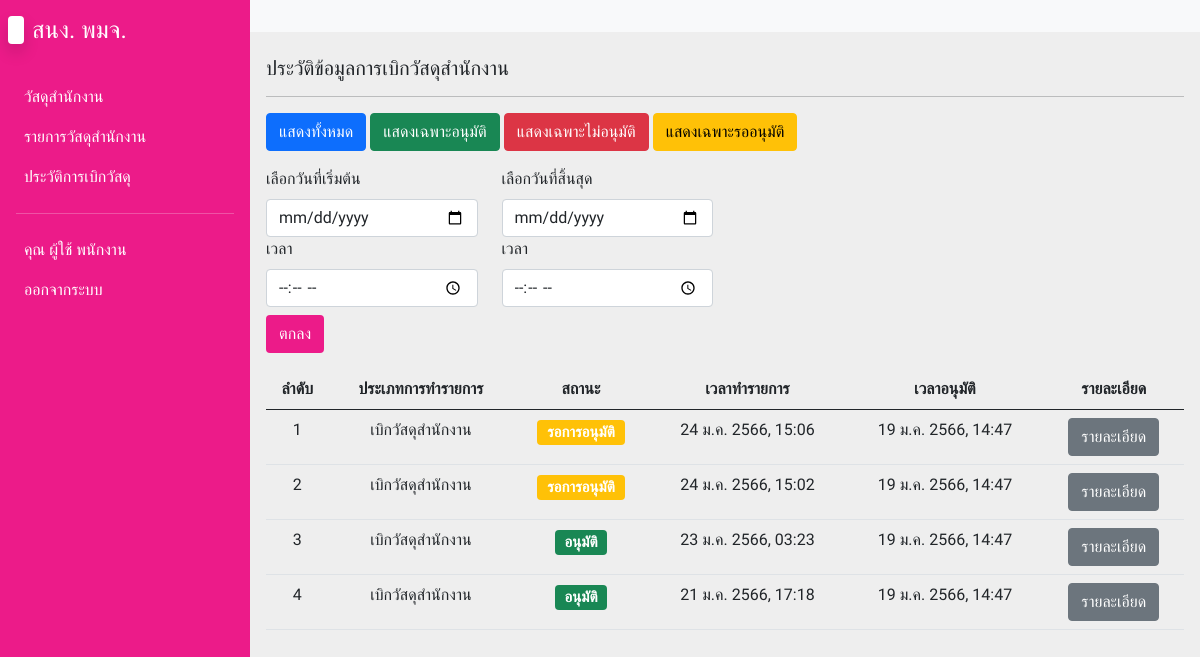
Before: /history.php (signed in) with the older database file.
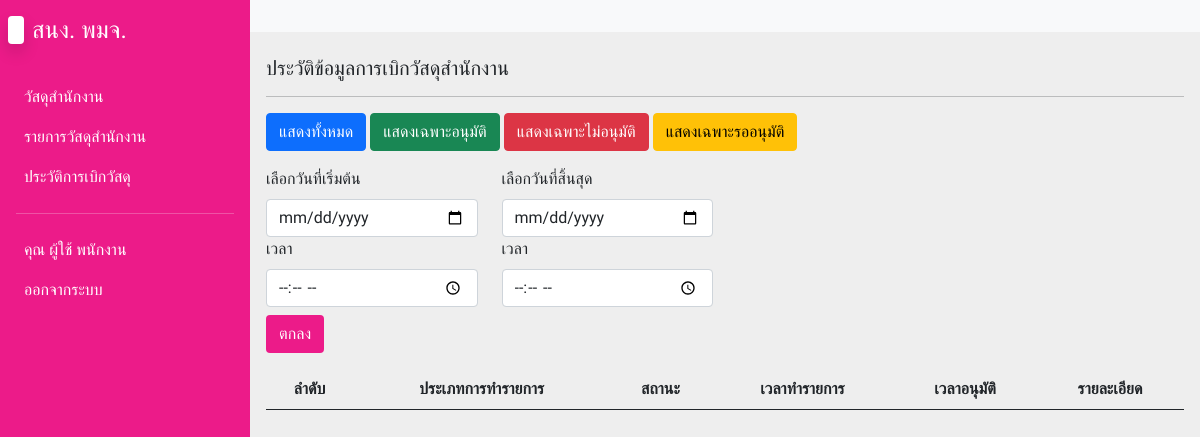
After: the same page with the newer database file.
### tables this page shows
CREATE TABLE `transfer` (
  `t_id` int(11) NOT NULL,
  `t_type` int(11) NOT NULL,
  `stat_id` int(11) NOT NULL,
  `emp_id` int(11) NOT NULL,
  `t_datetime` timestamp NOT NULL DEFAULT current_timestamp()
);

CREATE TABLE `status` (
  `stat_id` int(11) NOT NULL,
  `stat_status` int(11) NOT NULL DEFAULT 1,
  `stat_reason` varchar(255) NOT NULL,
  `stat_datetime` timestamp NOT NULL DEFAULT current_timestamp(),
  `emp_id` int(11) NOT NULL
);

### config/db.php (called while the page is built, shortened)
<?php
function DateThai($strDate) {
  $strYear = date("Y",strtotime($strDate))+543;
  $strMonth= date("n",strtotime($strDate));
  $strDay= date("j",strtotime($strDate));
  $strHour= date("H",strtotime($strDate));
  $strMinute= date("i",strtotime($strDate));
  $strMonthCut = Array("","ม.ค.","ก.พ.","มี.ค.","เม.ย.","พ.ค.","มิ.ย.","ก.ค.","ส.ค.","ก.ย.","ต.ค.","พ.ย.","ธ.ค.");
  $strMonthThai=$strMonthCut[$strMonth];
  return "$strDay $strMonthThai $strYear, $strHour:$strMinute";
}
?>

### history.php (the view, shortened to what this page needs)
<?php
include('config/db.php');
?>
<!DOCTYPE html>
<html lang="en">
<head>
  <link rel="stylesheet" href="css/bootstrap.min.css">
  <link rel="stylesheet" href="css/fonts.css">
  <link rel="stylesheet" href="css/styles.css">
  <link rel="stylesheet" href="css/jquery.dataTables.min.css">
  <link rel="stylesheet" href="css/all.min.css">
  <link rel="stylesheet" href="css/fontawesome.min.css">
</head>
<body>
  <div class="main-container d-flex">
    <div class="sidebar" id="side_nav">
      <div class="header-box px-2 pt-3 pb-4 d-flex justify-content-between">
        <h1 class="fs-4"><span class="bg-white text-dark rounded shadow px-2 me-2"></span><span class="text-white">สนง. พมจ.</span></h1>
      </div>
      <?php include('includes/menuSidebar.inc.php'); ?>
    </div>
    <div class="content">
      <nav class="navbar navbar-expand-md navbar-light bg-light">
        <div class="container-fluid">
          <div class="collapse navbar-collapse justify-content-end" id="navbarSupportedContent">
            <ul class="navbar-nav mb-2 mb-lg-0">
              <li class="nav-item">
                <a class="nav-link active" aria-current="page" href="#"></a>
              </li>
            </ul>
          </div>
        </div>
      </nav>
    <div class="dashboard-content px-3 pt-4">
      <h2 class="fs-5"> ประวัติข้อมูลการเบิกวัสดุสำนักงาน</h2>
      <hr>
      <div class="mb-3">
        <a href="history.php" class="btn btn-primary">แสดงทั้งหมด</a>
        <a href="?accept" class="btn btn-success">แสดงเฉพาะอนุมัติ</a>
        <a href="?reject" class="btn btn-danger">แสดงเฉพาะไม่อนุมัติ</a>
        <a href="?pending" class="btn btn-warning">แสดงเฉพาะรออนุมัติ</a>
      </div>
      <form action="history.php" method="POST">
      <div class="mb-3">
        <div class="row">
          <div class="col-md-3">
            <label class="form-label">เลือกวันที่เริ่มต้น</label>
            <input type="date" name="date_start" class="form-control">
            <label class="form-label">เวลา</label>
            <input type="time" name="time_start" class="form-control">
          </div>
          <div class="col-md-3">
            <label class="form-label">เลือกวันที่สิ้นสุด</label>
              <input type="date" name="date_end" class="form-control">
              <label class="form-label">เวลา</label>
              <input type="time" name="time_end" class="form-control">
          </div>
        </div>
        <button type="submit" class="btn btn-pmj mt-2" id="time_select" name="time_select">ตกลง</button>
      </div>
      </form>
      <table class="table table-hover" id="myTable">
        <thead>
          <th class="text-center">ลำดับ</th>
          <th class="text-center">ประเภทการทำรายการ</th>
          <th class="text-center">สถานะ</th>
          <th class="text-center">เวลาทำรายการ</th>
          <th class="text-center">เวลาอนุมัติ</th>
          <th class="text-center">รายละเอียด</th>
        </thead>
        <tbody>
          <?php
          $emp_id = $_SESSION['emp_id'];
          $i = 0;
          if(isset($_GET['accept'])) {
            $sql = "SELECT * FROM `transfer` INNER JOIN status ON transfer.stat_id = status.stat_id WHERE transfer.emp_id = $emp_id AND status.stat_status = 2 ORDER BY transfer.t_id DESC";
          } else if(isset($_GET['reject'])) {
            $sql = "SELECT * FROM `transfer` INNER JOIN status ON transfer.stat_id = status.stat_id WHERE transfer.emp_id = $emp_id AND status.stat_status = 3 ORDER BY transfer.t_id DESC";
          } else if(isset($_GET['pending'])) {
            $sql = "SELECT * FROM `transfer` INNER JOIN status ON transfer.stat_id = status.stat_id WHERE transfer.emp_id = $emp_id AND status.stat_status = 1 ORDER BY transfer.t_id DESC";
          } else {
            $sql = "SELECT * FROM `transfer` INNER JOIN status ON transfer.stat_id = status.stat_id WHERE transfer.emp_id = $emp_id ORDER BY transfer.t_id DESC";
          }
          $query = mysqli_query($conn, $sql);
          while($row = mysqli_fetch_array($query)) {
            $i++;
          ?>
          <tr class="text-center">
            <td><?= $i; ?></td>
            <td>
              <?php if($row['t_type'] == 1) {
                echo 'เบิกวัสดุสำนักงาน';
              } else {
                echo 'นำเข้า';
              } ?>
            </td>
            <td>
            <?php if($row['stat_status'] == 2) {
                echo '<h5><span class="badge bg-success">อนุมัติ</span></h5>';
              } else if($row['stat_status'] == 1) {
                echo '<h5><span class="badge bg-warning">รอการอนุมัติ</span></h5>';
              } else {
                echo '<h5><span class="badge bg-danger">ไม่อนุมัติ</span></h5>';
              } ?>
            </td>
            <td><?= DateThai($row['t_datetime']); ?></td>
            <td>
              <?php
              if($row['stat_datetime'] == $row['t_datetime']) {
                echo 'ยังไม่ระบุ';
              } else {
                echo DateThai($row['stat_datetime']);
              }
              ?>
            </td>
            <td>
              <a href="history_detail.php?id=<?= $row['t_id']; ?>" class="btn btn-secondary">รายละเอียด</a>
            </td>
          </tr>
          <?php } ?>
        </tbody>
      </table>
    </div>
    <br><br><br>
  </div>
</body>
</html>

### includes/menuSidebar.inc.php (shortened to what this page needs)
<ul class="list-unstyled px-2">
  <?php
  if($_SESSION['emp_role'] == 1) {
  ?>
  <li class=""><a href="offices.php" class="text-decoration-none px-3 py-2 d-block"> วัสดุสำนักงาน</a>
  </li>
  <li class=""><a href="lists.php" class="text-decoration-none px-3 py-2 d-block"> รายการวัสดุสำนักงาน</a>
  </li>
  <li class=""><a href="history.php" class="text-decoration-none px-3 py-2 d-block"> ประวัติการเบิกวัสดุ</a>
  </li>
  <?php } ?>
  <hr class="h-color mx-2">
  <li><a href="#" class="text-decoration-none px-3 py-2 d-block">คุณ <?= $_SESSION['emp_fname']; ?> <?= $_SESSION['emp_lname']; ?></a></li>
  <li class=""><a href="#" id="logout" class="text-decoration-none px-3 py-2 d-block"> ออกจากระบบ</a>
  </li>
</ul>

### css/styles.css (style rules this page uses)
body { background-color: #eee; }
#side_nav { background: #EC1B89; min-width: 250px; max-width: 250px; transition: all 0.3s; }
.content { min-height: 100vh; width: 100%; }
hr.h-color { background-color: whitesmoke; }
.sidebar li a { color: #fff; }
.btn-pmj { background-color: #EC1B89; color: white; }

Changed rows visible on the page:
removed transfer: t_type "เบิกวัสดุสำนักงาน", shows "รอการอนุมัติ", t_datetime "24 ม.ค. 2566, 15:06", stat.stat_datetime "19 ม.ค. 2566, 14:47"
removed transfer: t_type "เบิกวัสดุสำนักงาน", shows "รอการอนุมัติ", t_datetime "24 ม.ค. 2566, 15:02", stat.stat_datetime "19 ม.ค. 2566, 14:47"
removed transfer: t_type "เบิกวัสดุสำนักงาน", shows "อนุมัติ", t_datetime "23 ม.ค. 2566, 03:23", stat.stat_datetime "19 ม.ค. 2566, 14:47"
removed transfer: t_type "เบิกวัสดุสำนักงาน", shows "อนุมัติ", t_datetime "21 ม.ค. 2566, 17:18", stat.stat_datetime "19 ม.ค. 2566, 14:47"
